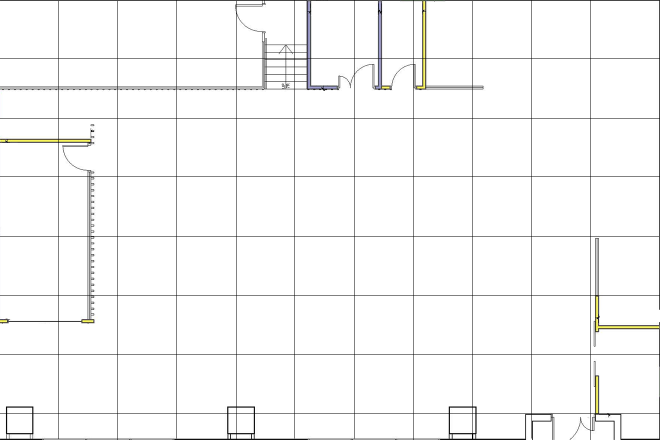
#> input picture Floor_Plan.jpg, 1319 x 879 px, found by its file name (shown at 1/2 size)
$ python main.py ../Floor_Plan.jpg ../Floor_Plan.jpg
#> lines starting #> are read from the running program, lines starting #| are printed output that depends on the picture; after the words box and inside, x2 and y2 are one past the last pixel; in counts of white or black regions, pixels touching at a corner belong together
import sys
import socket
import selectors
import traceback

import libserver
import libtrolley
import cv2 as cv
import numpy as np

trolleylist:'list[libtrolley.Trolley]' = []
Beacons_TPlink = [[0x58, 0x41, 0x20, 0x61, 0xf9, 0x97], # matrix
               [0x58, 0x41, 0x20, 0x79, 0x4f, 0xc1], #sub 1 #screen
               [0x58, 0x41, 0x20, 0x61, 0xfa, 0x6c], #sub 5 # wielding room
               [0x58, 0x41, 0x20, 0x61, 0xfa, 0x99], # sub 3 # office
               [0x58, 0x41, 0x20, 0x79, 0x6b, 0xd8], # sub 2 # storage
               [0x58, 0x41, 0x20, 0x79, 0x6f, 0xef]] #sub 4 # workshop
Beacons_ITSC = [[0x70, 0x18, 0xa7, 0x11, 0x21, 0xe0], # storage
               [0x70, 0x18, 0xa7, 0x12, 0xc0, 0xe0], # workshop
               [0xd4, 0xad, 0x71, 0x69, 0x60, 0x80], # wielding room
               [0xd4, 0xad, 0x71, 0x6b, 0x7f, 0xa0], # screen
               [0x70, 0x18, 0xa7, 0x11, 0xe9, 0x80]] # office
BeaconXs_TPlink = [4.08, 10.78, 10.78, 4.08, 18.62, 18.62]
BeaconYs_TPlink = [3.69, 11.31, 3.69, 11.31, 11.31, 3.69]
BeaconXs_ITSC = [17.68, 18.57, 9.75, 8.72, 4.61]
BeaconYs_ITSC = [9.85, 2.17, 5.00, 9.85, 5.08]
samples = 3
mode = 'MIX'
if mode == 'TPlink':
    Beacons = Beacons_TPlink
    BeaconXs = BeaconXs_TPlink
    BeaconYs = BeaconYs_TPlink
elif mode == 'ITSC':
    Beacons = Beacons_ITSC
    BeaconXs = BeaconXs_ITSC
    BeaconYs = BeaconYs_ITSC
else:
    Beacons = np.vstack((Beacons_TPlink, Beacons_ITSC))
    BeaconXs = BeaconXs_TPlink + BeaconXs_ITSC
    BeaconYs = BeaconYs_TPlink + BeaconYs_ITSC
numWifi = len(Beacons)

img = cv.imread('J:\GoogleDrive\HKUST\ISDN 3002\Floor_Plan.JPG')
#> img is the input picture: shape (879, 1319, 3); mean B, G, R 247.1, 247.4, 247.4
scale_percent = 80 # percent of original size
width = int(img.shape[1] * scale_percent / 100)
#> width = 1055
height = int(img.shape[0] * scale_percent / 100)
#> height = 703
dim = (width, height)
#> dim = (1055, 703)
# img = cv.resize(img, dim)
loc2pixel_x = img.shape[1] / 22.35
#> loc2pixel_x = 59.02
loc2pixel_y = img.shape[0] / 14.9
#> loc2pixel_y = 58.99
for i in range(0, numWifi):
    img = cv.circle(img, (round(BeaconXs[i]*loc2pixel_x), round(BeaconYs[i]*loc2pixel_y)),
        10, (0,0,255), -1)
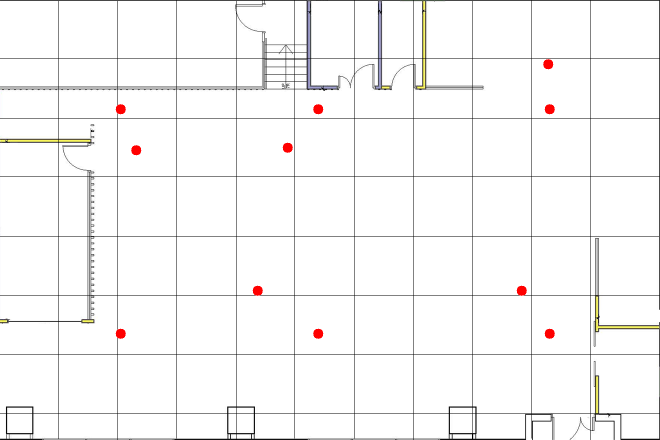
#> img: shape (879, 1319, 3) (shown at 1/2 size); mean B, G, R 246.3, 246.6, 247.4
# for i in range(0, len(fakeTrolleysX)):
#     img = cv.circle(img, (round(fakeTrolleysX[i]*loc2pixel_x), round(fakeTrooleysY[i]*loc2pixel_y)),
#         5, (255,0,0), -1)

drawTrilateration = False

def accept_wrapper(sock):
    conn, addr = sock.accept()  # Should be ready to read
    print("accepted connection from", addr)
    conn.setblocking(False)
    message = libserver.Message(sel, conn, addr)
    sel.register(conn, selectors.EVENT_READ, data=message)


host = socket.gethostbyname(socket.gethostname())
port = 65432
sel = selectors.DefaultSelector()
# host, port = sys.argv[1], int(sys.argv[2])
#> (the run stopped early here; a loop or call above may not have finished)

$ run again, with Floor Plan_Page_3.jpg copied over Floor_Plan.jpg
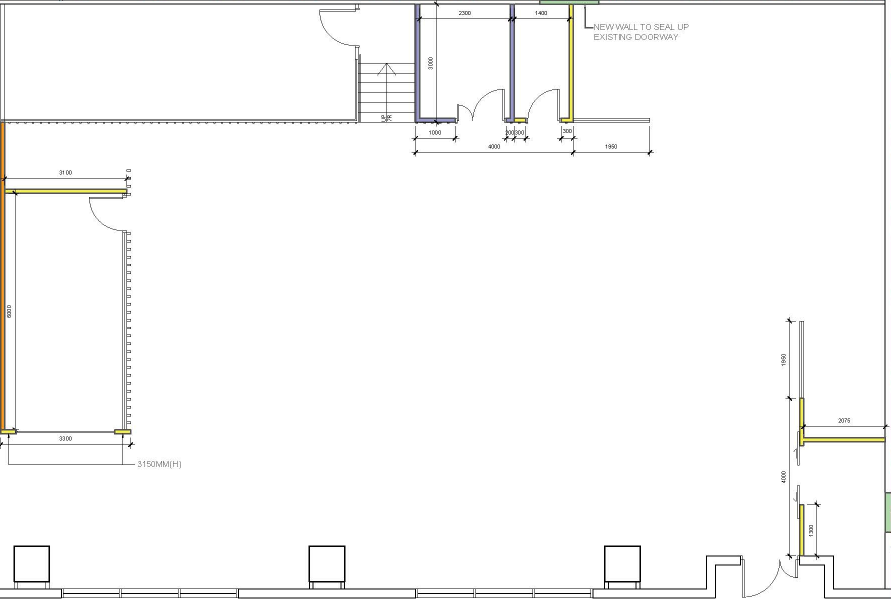
#> input picture Floor Plan_Page_3.jpg, 1781 x 1198 px, found by its file name (shown at 1/2 size)
#> img is the input picture: shape (1198, 1781, 3); mean B, G, R 248.9, 249.4, 249.5
#> after the loop `for i in range(0, numWifi):`:
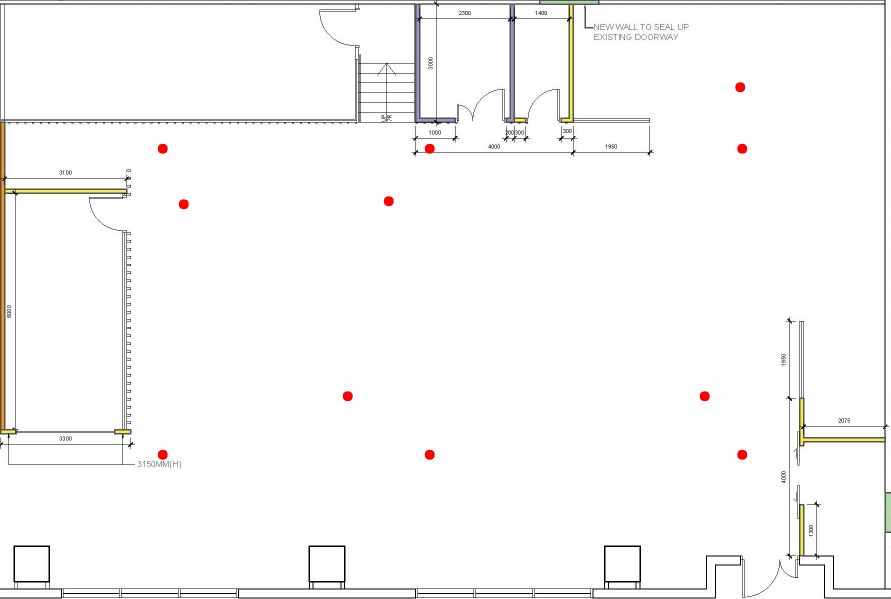
#> img: shape (1198, 1781, 3) (shown at 1/2 size); mean B, G, R 248.5, 248.9, 249.5

$ run again, with Map.JPG copied over Floor_Plan.jpg
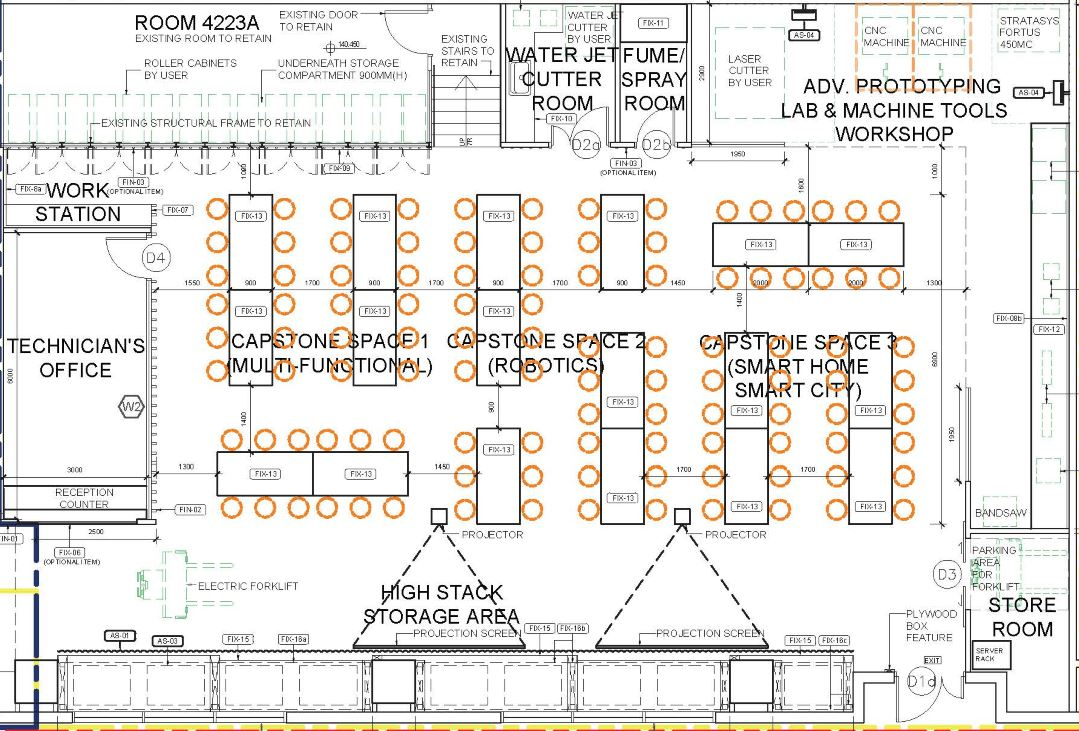
#> input picture Map.JPG, 1079 x 731 px, found by its file name
#> img is the input picture: shape (731, 1079, 3); mean B, G, R 228.4, 232, 234.1
#> the loop `for i in range(0, numWifi):` made 11 passes
#> pass 1, `img = cv.circle(img, (round(BeaconXs[i]*loc2pixel_x), round(BeaconYs[i..`:
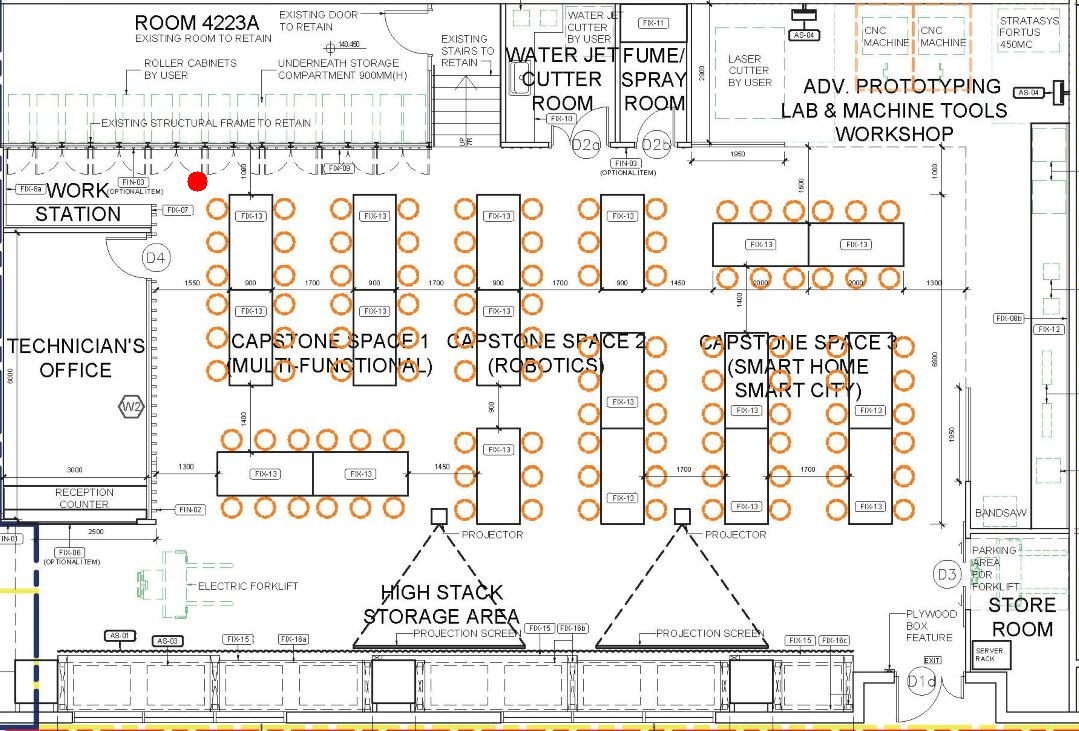
#> img: shape (731, 1079, 3); 0.04% of pixels changed, all inside (x1, y1, x2, y2) = (187, 171, 208, 192)
#> after the loop `for i in range(0, numWifi):`:
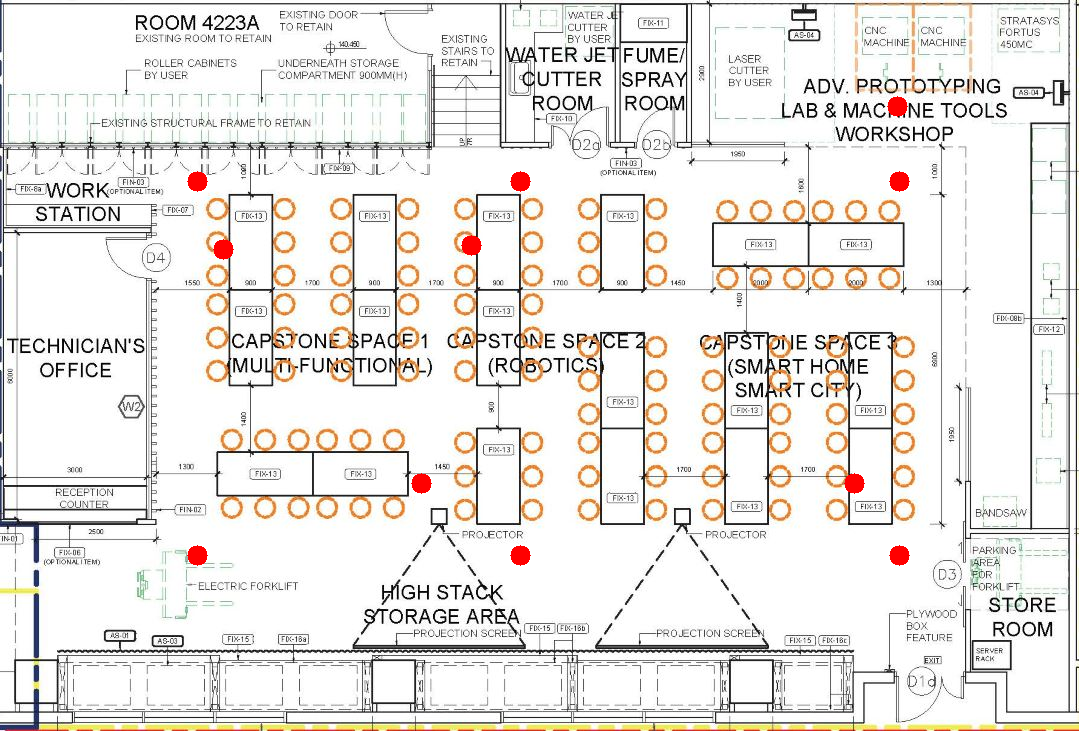
#> img: shape (731, 1079, 3); mean B, G, R 227.4, 231, 234.2
